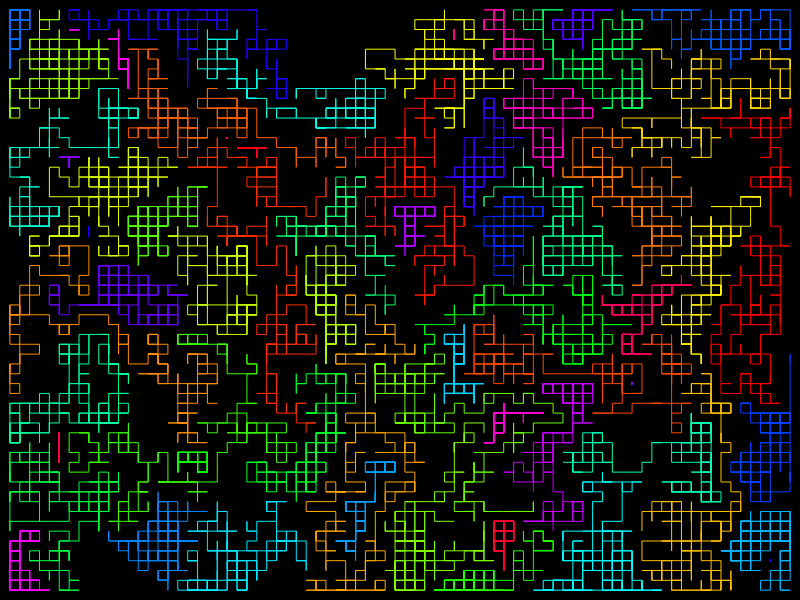

Write MATLAB code to recreate this figure.
% Allow user to input size of image, color map, directory to save image
close all
clear all

prompt = {'Enter size of box region (x, y)',...
    'Enter colormap name (See https://www.mathworks.com/help/matlab/ref/colormap.html for list)',...
    'Invert color map (y or n)',...
    'Background color as normalized RGB triplet',...
    'Path of directory to save image',...
    'Resolution of image in dpi'};
dlgtitle = 'Required Inputs';
dims = [1 67];
definput = {'80, 60','hsv','n','0 0 0','~/Desktop/','300'};
answer = inputdlg(prompt,dlgtitle,dims,definput);

axis_dim = str2num(answer{1});
color_map = answer{2};
if isequal(answer{3},'y')
    cm = flipud(colormap(color_map));
else
    cm = colormap(color_map);
end
backgrd_color=str2num(answer{4});
dir = answer{5};
res = answer{6};

clearvars dlgtitle dims definput prompt answer

fig=figure(1);


% Walkers will start away from an edge and will stop once they reach an
%   edge. They will also not be allowed to walk on a location that has
%   previously been walked by a different walker.
area_of_image = axis_dim(1)*axis_dim(2);
max_walkers = min([ceil(sqrt(area_of_image)), 64]);
max_steps = area_of_image/max_walkers*ceil(log10(area_of_image));
walker = 1;
cm_num = 1;
if max_walkers < length(cm)
    cm_scale = length(cm)/max_walkers;
else
    cm_scale = 1;
end

% Possible new locations surrounding the current location
% Do not allow for diagonal steps later, but here for convience
step = [[-1 -1];[0 -1];[1 -1];[-1 0];[0 0];[1 0];[-1 1];[0 1];[1 1]];


% Add two to each dimension for ease in calculation. True walking region is
%   centered in the matrix (i.e., one extra column and row at both ends).
walker_matrix = zeros(axis_dim+2);
walker_matrix(:,1)=-1;
walker_matrix(1,:)=-1;
walker_matrix(:,axis_dim(2)+2)=-1;
walker_matrix(axis_dim(1)+2,:)=-1;

% Begin random walk
for i = 1:max_walkers
    
    % Each walker must start away from the edge at a location not having
    %   already been walked
    starting_loc=find(walker_matrix == 0);
    [startx,starty]=ind2sub(size(walker_matrix),starting_loc(ceil(rand*length(starting_loc))));
    start=[startx,starty];
    current_loc = start;
    walking_path = current_loc;
    
    % Walker will now walk till they can take no more steps or reach an
    %   edge
    for j = 1:max_steps
        
        % Select neighboring locations that the walker can travel to speed
        %   up process. Also do not allow walker to stand still.
        neighbor_loc = find(walker_matrix(current_loc(1)-1:current_loc(1)+1,current_loc(2)-1:current_loc(2)+1) == 0);
        neighbor_loc = neighbor_loc(mod(neighbor_loc,2) == 0);
        
        % If at an edge, do not allow to walk out of walking region
        if current_loc(1)-1 == 1
            neighbor_loc = neighbor_loc(neighbor_loc ~= 4);
        end
        if current_loc(2)-1 == 1
            neighbor_loc = neighbor_loc(neighbor_loc ~= 2);
        end
        if current_loc(1)+1 == axis_dim(1)+2
            neighbor_loc = neighbor_loc(neighbor_loc ~= 6);
        end
        if current_loc(2)+1 == axis_dim(2)+2
            neighbor_loc = neighbor_loc(neighbor_loc ~= 8);
        end
        
        % If the walker cannot take a step, then end their walk
        if isempty(neighbor_loc) 
            break
        end
        
        % Pick one of the open neighboring cells and step to it.
        step_loc = ceil(rand * length(neighbor_loc));
        new_loc = current_loc + step(neighbor_loc(step_loc),:);
         
        % Stop the walker if they exit the walking region
%         if new_loc(1) < 2 || new_loc(2) < 2 || new_loc(1) > axis_dim(1)-1 || new_loc(2) > axis_dim(2)-1
%             bread
%         end
        
        current_loc = new_loc;
        walking_path = [walking_path; current_loc];
    end
    
    % Record locations walker has walked
    for j = 1:size(walking_path,1)
        walker_matrix(walking_path(j,1),walking_path(j,2)) = walker;
    end
    
    % Plot the walked path
    hold on
    plot(walking_path(:,1),walking_path(:,2),'Color',cm(ceil(cm_num*cm_scale),:))
    cm_num = cm_num + 1;
    
    walker = walker + 1;
    clearvars walking_path
end

% Clean up figure layout for saving
resolution=['-r',res];
set(gca,'XColor', 'none','YColor','none','Position',[0 0 1 1],'Xlim',[1 axis_dim(1)+2],'Ylim',[1 axis_dim(2)+2],'Color',backgrd_color)
set(gcf,'Color',backgrd_color,'InvertHardCopy', 'off')
print(fig,[dir,'Random_walk_art.png'],'-dpng',resolution)